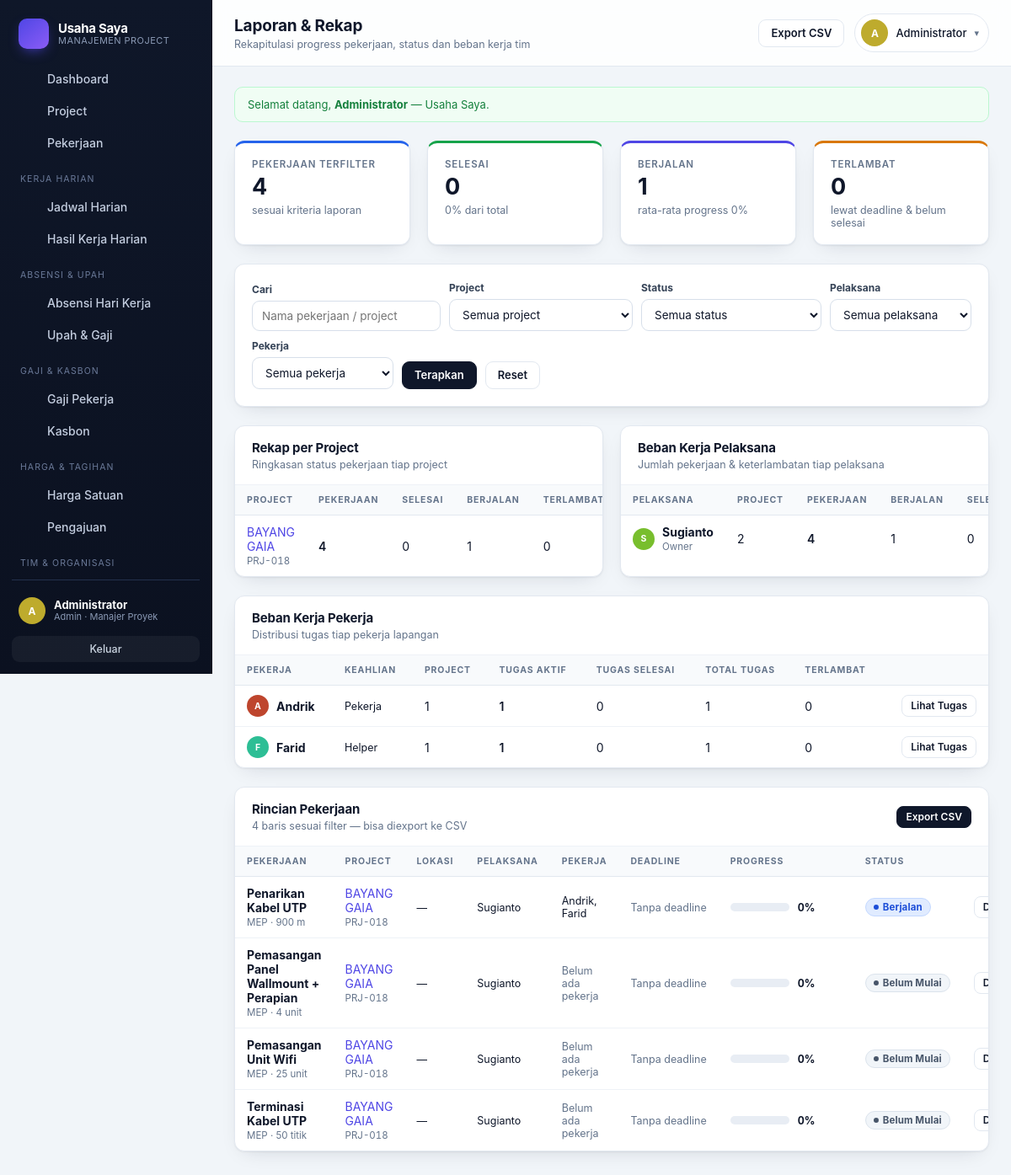
Screenshot of /laporan.php (signed in) with the database file from the repository.
### tables this page shows
CREATE TABLE perusahaan (
    id                INTEGER PRIMARY KEY AUTOINCREMENT,
    nama              TEXT NOT NULL,
    slug              TEXT NOT NULL DEFAULT '',
    logo              TEXT NOT NULL DEFAULT '',
    kontak_nama       TEXT NOT NULL DEFAULT '',
    kontak_telepon    TEXT NOT NULL DEFAULT '',
    masa_aktif_sampai TEXT NOT NULL DEFAULT '',
    maks_user         INTEGER NOT NULL DEFAULT 0,
    aktif             INTEGER NOT NULL DEFAULT 1,
    catatan           TEXT NOT NULL DEFAULT '',
    created_at        TEXT NOT NULL DEFAULT (datetime('now','localtime'))
, tutup_buku_tgl INTEGER NOT NULL DEFAULT 25);

CREATE TABLE users (
    id            INTEGER PRIMARY KEY AUTOINCREMENT,
    username      TEXT NOT NULL UNIQUE,
    password_hash TEXT NOT NULL,
    nama          TEXT NOT NULL,
    role          TEXT NOT NULL DEFAULT 'pekerja',
    jabatan       TEXT NOT NULL DEFAULT '',
    telepon       TEXT NOT NULL DEFAULT '',
    aktif         INTEGER NOT NULL DEFAULT 1,
    created_at    TEXT NOT NULL DEFAULT (datetime('now','localtime'))
, upah_harian REAL NOT NULL DEFAULT 0, skema TEXT NOT NULL DEFAULT 'harian', perusahaan_id INTEGER NOT NULL DEFAULT 0, is_owner INTEGER NOT NULL DEFAULT 0);

CREATE TABLE pekerjaan (
    id           INTEGER PRIMARY KEY AUTOINCREMENT,
    project_id   INTEGER NOT NULL REFERENCES projects(id) ON DELETE CASCADE,
    lokasi_id    INTEGER REFERENCES lokasi(id) ON DELETE SET NULL,
    nama         TEXT NOT NULL,
    kategori     TEXT NOT NULL DEFAULT '',
    volume       REAL NOT NULL DEFAULT 0,
    satuan       TEXT NOT NULL DEFAULT '',
    status       TEXT NOT NULL DEFAULT 'belum',
    progress     INTEGER NOT NULL DEFAULT 0,
    mulai        TEXT NOT NULL DEFAULT '',
    deadline     TEXT NOT NULL DEFAULT '',
    prioritas    TEXT NOT NULL DEFAULT 'normal',
    pelaksana_id INTEGER REFERENCES users(id) ON DELETE SET NULL,
    keterangan   TEXT NOT NULL DEFAULT '',
    created_at   TEXT NOT NULL DEFAULT (datetime('now','localtime'))
, harga_satuan_id INTEGER REFERENCES harga_satuan(id) ON DELETE SET NULL, harga_jasa REAL NOT NULL DEFAULT 0, harga_upah REAL NOT NULL DEFAULT 0, volume_realisasi REAL NOT NULL DEFAULT 0, realisasi_tanggal TEXT NOT NULL DEFAULT '', realisasi_catatan TEXT NOT NULL DEFAULT '', volume_auto INTEGER NOT NULL DEFAULT 0, perusahaan_id INTEGER NOT NULL DEFAULT 0, tagih_status TEXT NOT NULL DEFAULT 'belum', tagih_diajukan_tanggal TEXT NOT NULL DEFAULT '', tagih_dibayar_tanggal TEXT NOT NULL DEFAULT '', tagih_catatan TEXT NOT NULL DEFAULT '', tagih_volume REAL NOT NULL DEFAULT 0);

CREATE TABLE projects (
    id            INTEGER PRIMARY KEY AUTOINCREMENT,
    kode          TEXT NOT NULL UNIQUE,
    nama          TEXT NOT NULL,
    pelaksana_id  INTEGER REFERENCES users(id) ON DELETE SET NULL,
    mulai         TEXT NOT NULL DEFAULT '',
    target_selesai TEXT NOT NULL DEFAULT '',
    status        TEXT NOT NULL DEFAULT 'berjalan',
    anggaran      REAL NOT NULL DEFAULT 0,
    keterangan    TEXT NOT NULL DEFAULT '',
    created_by    INTEGER,
    created_at    TEXT NOT NULL DEFAULT (datetime('now','localtime'))
, perusahaan_id INTEGER NOT NULL DEFAULT 0);

### inc/partials.php (the view, shortened to what the rows shown need)
<?php
function render_pekerjaan_table(array $rows, bool $showProject = true, string $emptyText = 'Belum ada pekerjaan.'): void
{
    ?>
    <div class="table-wrap">
      <table class="tbl">
        <thead>
          <tr>
            <th>Pekerjaan</th>
            <?php if ($showProject): ?><th>Project</th><?php endif; ?>
            <th>Lokasi</th>
            <th>Pelaksana</th>
            <th>Pekerja</th>
            <th>Deadline</th>
            <th>Progress</th>
            <th>Status</th>
            <th></th>
          </tr>
        </thead>
        <tbody>
        <?php foreach ($rows as $p): ?>
          <tr>
            <td>
              <div class="cell-stack">
                <strong><?= e($p['nama']) ?></strong>
                <small>
                  <?= e($p['kategori'] !== '' ? $p['kategori'] : 'Tanpa kategori') ?>
                  <?php if ((float) $p['volume'] > 0): ?>
                    · <?= e(num($p['volume'])) ?> <?= e($p['satuan']) ?>
                  <?php endif; ?>
                </small>
              </div>
            </td>
            <?php if ($showProject): ?>
              <td>
                <div class="cell-stack">
                  <a href="project_detail.php?id=<?= (int) $p['project_id'] ?>"><?= e($p['project_nama']) ?></a>
                  <small class="mono"><?= e($p['project_kode']) ?></small>
                </div>
              </td>
            <?php endif; ?>
            <td class="small"><?= e($p['lokasi_nama'] ?? '—') ?></td>
            <td class="small"><?= $p['pelaksana_nama'] ? e($p['pelaksana_nama']) : '<span class="muted">—</span>' ?></td>
            <td class="small"><?= pekerja_names((int) $p['id']) ?></td>
            <td class="small nowrap"><?= deadline_note($p['deadline'], $p['status']) ?></td>
            <td>
              <div class="progress-cell">
                <?= progress_bar((int) $p['progress'], ' bar-lg') ?>
                <b><?= (int) $p['progress'] ?>%</b>
              </div>
            </td>
            <td><?= status_pill($p) ?></td>
            <td class="right nowrap">
              <a class="btn btn-sm" href="pekerjaan_detail.php?id=<?= (int) $p['id'] ?>">Detail</a>
            </td>
          </tr>
        <?php endforeach; ?>
        </tbody>
      </table>
    </div>
    <?php
}

### inc/layout.php (shortened to what the rows shown need)
<?php
function render_header(string $title, string $subtitle = '', string $actions = ''): void
{
    $u = current_user();
    $merek = brand();
    ?>
<!DOCTYPE html>
<html lang="id">
<head>
<link rel="stylesheet" href="assets/style.css">
</head>
<body>
<div class="shell">
  <aside class="sidebar" id="sidebar">
    <div class="brand">
      <span class="brand-text">
        <strong><?= e($merek['nama']) ?></strong>
        <small>Manajemen Project</small>
      </span>
    </div>
    <div class="side-foot">
      <div class="side-user">
        <?= badge_avatar($u['nama']) ?>
        <div class="side-user-info">
          <strong><?= e($u['nama']) ?></strong>
          <small><?= e(role_label($u['role'])) ?><?= $u['jabatan'] ? ' · ' . e($u['jabatan']) : '' ?></small>
        </div>
      </div>
    </div>
  </aside>
  <main class="main">
    <header class="topbar">
      <div class="topbar-title">
        <h1><?= e($title) ?></h1>
      </div>
      <div class="topbar-actions">
        <details class="user-menu">
          <summary>
            <?= badge_avatar($u['nama']) ?>
            <span class="user-menu-name"><?= e($u['nama']) ?></span>
            <span class="caret">▾</span>
          </summary>
        </details>
      </div>
    </header>
    <div class="content">
<?php
}
function render_footer(): void
{
    ?>
    </div>
  </main>
</div>
</body>
</html>
<?php
}

### inc/util.php (shortened to what the rows shown need)
<?php
function e(?string $v): string
{
    return htmlspecialchars((string) $v, ENT_QUOTES, 'UTF-8');
}
function status_label(string $s): string
{
    return STATUS_PEKERJAAN[$s] ?? ucfirst($s);
}
function status_pill(array $p): string
{
    $status = $p['status'];
    return '<span class="pill pill-' . e($status) . '">' . e(status_label($status)) . '</span>';
}
function progress_bar(int $v, string $extra = ''): string
{
    $v = max(0, min(100, $v));
    $cls = $v >= 100 ? 'bar-full' : ($v > 0 ? 'bar-run' : 'bar-zero');
    return '<div class="bar ' . $cls . $extra . '"><span style="width:' . $v . '%"></span></div>';
}
function deadline_note(?string $d, string $status): string
{
    if (!$d) {
        return '<span class="muted">Tanpa deadline</span>';
    }
    return '<span class="muted">' . e(tgl($d)) . '</span>';
}
function initials(string $nama): string
{
    $parts = preg_split('/\s+/', trim($nama)) ?: [];
    $out = '';
    foreach (array_slice($parts, 0, 2) as $p) {
        if (function_exists('mb_substr')) {
            $out .= mb_strtoupper(mb_substr($p, 0, 1), 'UTF-8');
        } else {
            preg_match('/./u', $p, $m);
            $out .= strtoupper($m[0] ?? '');
        }
    }
    return $out !== '' ? $out : '?';
}
function avatar_hue(string $s): int
{
    return (int) (crc32($s) % 360);
}
function badge_avatar(string $nama, string $size = ''): string
{
    return '<span class="avatar ' . $size . '" style="--h:' . avatar_hue($nama) . '">' . e(initials($nama)) . '</span>';
}
function pekerja_of(int $pekerjaanId): array
{
    $sql = 'SELECT u.* FROM pekerjaan_pekerja pp JOIN users u ON u.id = pp.user_id
            WHERE pp.pekerjaan_id = ? ORDER BY u.nama';
    $st = db()->prepare($sql);
    $st->execute([$pekerjaanId]);
    return $st->fetchAll();
}
function pekerja_names(int $pekerjaanId): string
{
    $rows = pekerja_of($pekerjaanId);
    if (!$rows) {
        return '<span class="muted">Belum ada pekerja</span>';
    }
    $names = array_map(fn($r) => e($r['nama']), $rows);
    return implode(', ', $names);
}

### laporan.php (shortened to what the rows shown need)
<?php
require_once __DIR__ . '/inc/auth.php';
require_once __DIR__ . '/inc/queries.php';
require_once __DIR__ . '/inc/layout.php';
require_once __DIR__ . '/inc/partials.php';
$u = require_role(['admin', 'pelaksana']);
$f = [
    'q'            => trim((string) ($_GET['q'] ?? '')),
    'project_id'   => (int) ($_GET['project_id'] ?? 0),
    'status'       => (string) ($_GET['status'] ?? ''),
    'pelaksana_id' => (int) ($_GET['pelaksana_id'] ?? 0),
    'pekerja_id'   => (int) ($_GET['pekerja_id'] ?? 0),
];
if (!isset(STATUS_PEKERJAAN[$f['status']]) && $f['status'] !== 'terlambat') {
    $f['status'] = '';
}
$rows = fetch_pekerjaan($f);
$perProject = [];
foreach ($rows as $r) {
    $k = (int) $r['project_id'];
    $perProject[$k] ??= ['nama' => $r['project_nama'], 'kode' => $r['project_kode'], 'total' => 0, 'selesai' => 0, 'berjalan' => 0, 'terlambat' => 0, 'sum' => 0];
    $perProject[$k]['total']++;
    $perProject[$k]['sum'] += (int) $r['progress'];
    if ($r['status'] === 'selesai') {
        $perProject[$k]['selesai']++;
    } elseif ($r['status'] === 'proses') {
        $perProject[$k]['berjalan']++;
    }
}
uasort($perProject, fn($a, $b) => $b['total'] <=> $a['total']);
$query = $_GET;
unset($query['export']);
$exportUrl = 'laporan.php?' . http_build_query(array_merge($query, ['export' => '1']));
render_header(
    'Laporan & Rekap',
    'Rekapitulasi progress pekerjaan, status dan beban kerja tim',
    '<a class="btn" href="' . e($exportUrl) . '">Export CSV</a>'
);
?>
<div class="grid grid-2">
  <div class="card flush">
    <div class="card-head">
      <div><h2>Rekap per Project</h2><p>Ringkasan status pekerjaan tiap project</p></div>
    </div>
    <?php if (!$perProject): ?>
      <div class="empty"><strong>Belum ada data</strong><span class="small">Tidak ada pekerjaan pada filter ini.</span></div>
    <?php else: ?>
      <div class="table-wrap">
        <table class="tbl">
          <thead>
            <tr><th>Project</th><th>Pekerjaan</th><th>Selesai</th><th>Berjalan</th><th>Terlambat</th><th>Progress</th></tr>
          </thead>
            <?php foreach ($perProject as $pid => $rp): $pavg = (int) round($rp['sum'] / $rp['total']); ?>
                  <div class="progress-cell"><?= progress_bar($pavg, ' bar-lg') ?><b><?= $pavg ?>%</b></div>
            <?php endforeach; ?>
        </table>
      </div>
    <?php endif; ?>
  </div>
  <div class="card flush">
    <div class="card-head">
      <div><h2>Beban Kerja Pelaksana</h2><p>Jumlah pekerjaan &amp; keterlambatan tiap pelaksana</p></div>
    </div>
    <?php $pelaksanaAll = selectable_pelaksana(); ?>
    <?php if (!$pelaksanaAll): ?>
      <div class="empty"><strong>Belum ada pelaksana</strong><span class="small">Tambahkan akun pelaksana terlebih dahulu.</span></div>
    <?php else: ?>
      <div class="table-wrap">
        <table class="tbl">
          <thead>
            <tr><th>Pelaksana</th><th>Project</th><th>Pekerjaan</th><th>Berjalan</th><th>Selesai</th><th>Terlambat</th><th>Progress</th></tr>
          </thead>
          <tbody>
            <?php foreach ($pelaksanaAll as $pl): $st = pelaksana_stats((int) $pl['id']); ?>
              <tr>
                <td>
                  <div style="display:flex;align-items:center;gap:9px">
                    <?= badge_avatar($pl['nama'], 'sm') ?>
                    <div class="cell-stack">
                      <strong><?= e($pl['nama']) ?></strong>
                      <small><?= e($pl['jabatan'] !== '' ? $pl['jabatan'] : 'Pelaksana') ?></small>
                    </div>
                  </div>
                </td>
                <td><?= (int) $st['projects'] ?></td>
                <td class="strong"><?= (int) $st['pekerjaan'] ?></td>
                <td><?= (int) $st['proses'] ?></td>
                <td><?= (int) $st['selesai'] ?></td>
              </tr>
            <?php endforeach; ?>
          </tbody>
        </table>
      </div>
    <?php endif; ?>
  </div>
</div>
<div class="card flush">
  <div class="card-head">
    <div><h2>Beban Kerja Pekerja</h2><p>Distribusi tugas tiap pekerja lapangan</p></div>
  </div>
  <?php $pekerjaAll = selectable_pekerja(); ?>
  <?php if (!$pekerjaAll): ?>
    <div class="empty"><strong>Belum ada pekerja</strong><span class="small">Tambahkan akun pekerja terlebih dahulu.</span></div>
  <?php else: ?>
    <div class="table-wrap">
      <table class="tbl">
        <thead>
          <tr><th>Pekerja</th><th>Keahlian</th><th>Project</th><th>Tugas Aktif</th><th>Tugas Selesai</th><th>Total Tugas</th><th>Terlambat</th><th></th></tr>
        </thead>
        <tbody>
          <?php foreach ($pekerjaAll as $pk): $st = pekerja_stats((int) $pk['id']); ?>
            <tr>
              <td>
                <div style="display:flex;align-items:center;gap:9px">
                  <?= badge_avatar($pk['nama'], 'sm') ?>
                  <strong><?= e($pk['nama']) ?></strong>
                </div>
              </td>
              <td class="small"><?= e($pk['jabatan'] !== '' ? $pk['jabatan'] : '—') ?></td>
              <td><?= (int) $st['projects'] ?></td>
              <td class="strong"><?= (int) $st['proses'] ?></td>
              <td><?= (int) $st['selesai'] ?></td>
              <td><?= (int) $st['tugas'] ?></td>
              <td><?= (int) $st['terlambat'] > 0 ? '<span class="deadline-late">' . (int) $st['terlambat'] . '</span>' : '0' ?></td>
              <td class="right"><a class="btn btn-sm" href="pekerjaan.php?pekerja_id=<?= (int) $pk['id'] ?>">Lihat Tugas</a></td>
            </tr>
          <?php endforeach; ?>
        </tbody>
      </table>
    </div>
  <?php endif; ?>
</div>
<div class="card flush">
  <div class="card-head">
    <div><h2>Rincian Pekerjaan</h2><p><?= count($rows) ?> baris sesuai filter — bisa diexport ke CSV</p></div>
  </div>
  <?php render_pekerjaan_table($rows, true, 'Tidak ada pekerjaan pada filter ini.'); ?>
</div>
<?php render_footer(); ?>

### rows the page displays
perusahaan: nama "Usaha Saya"
users: nama "A A", nama "Administrator", role "Admin", jabatan "Manajer Proyek"
users: nama "S", nama "Sugianto", jabatan "Owner", projects "2", pekerjaan "4", proses "1", selesai "0"
users: nama "A", nama "Andrik", jabatan "Pekerja", projects "1", proses "1", selesai "0", tugas "1"
users: nama "F", nama "Farid", jabatan "Helper", projects "1", proses "1", selesai "0", tugas "1"
pekerjaan: nama "Penarikan Kabel UTP", kategori "MEP", volume "900", satuan "m", project.nama "BAYANG GAIA", project.kode "PRJ-018", lokasi_nama "—", pelaksana.nama "Sugianto", id "Andrik, Farid", deadline "Tanpa deadline", progress "0", status "Berjalan"
pekerjaan: nama "Pemasangan Panel Wallmount + Perapian", kategori "MEP", volume "4", satuan "unit", project.nama "BAYANG GAIA", project.kode "PRJ-018", lokasi_nama "—", pelaksana.nama "Sugianto", shows "Belum ada pekerja", deadline "Tanpa deadline", progress "0", status "Belum Mulai"
pekerjaan: nama "Pemasangan Unit Wifi", kategori "MEP", volume "25", satuan "unit", project.nama "BAYANG GAIA", project.kode "PRJ-018", lokasi_nama "—", pelaksana.nama "Sugianto", shows "Belum ada pekerja", deadline "Tanpa deadline", progress "0", status "Belum Mulai"
pekerjaan: nama "Terminasi Kabel UTP", kategori "MEP", volume "50", satuan "titik", project.nama "BAYANG GAIA", project.kode "PRJ-018", lokasi_nama "—", pelaksana.nama "Sugianto", shows "Belum ada pekerja", deadline "Tanpa deadline", progress "0", status "Belum Mulai"

### other values shown
$item['label'] "Dashboard"
$item['label'] "Project"
$item['label'] "Pekerjaan"
$item['sep'] "KERJA HARIAN"
$item['label'] "Jadwal Harian"
$item['label'] "Hasil Kerja Harian"
$item['sep'] "ABSENSI & UPAH"
$item['label'] "Absensi Hari Kerja"
$item['label'] "Upah & Gaji"
$item['sep'] "GAJI & KASBON"
$item['label'] "Gaji Pekerja"
$item['label'] "Kasbon"
$item['sep'] "HARGA & TAGIHAN"
$item['label'] "Harga Satuan"
$item['label'] "Pengajuan"
